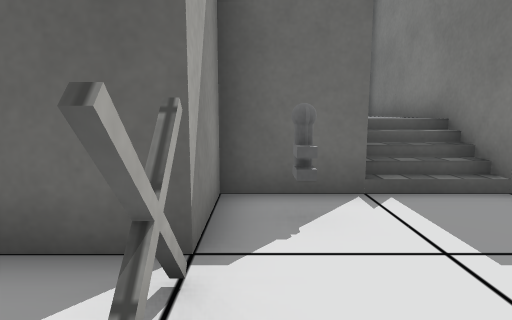
[1] (above)

13 first-person views from a walk through a Unity game level. The camera is 0.55 m above the floor, tilts 8° down and sees 75° across. The floor is counted in squares, 0.5 m on a side. Each view is taken from the middle of a square. On the plan, view 1 faces up. The plan holds only what a view shows up to about 13 squares ahead; the rest is blank. Some surface patterns are stand-ins.

[2]
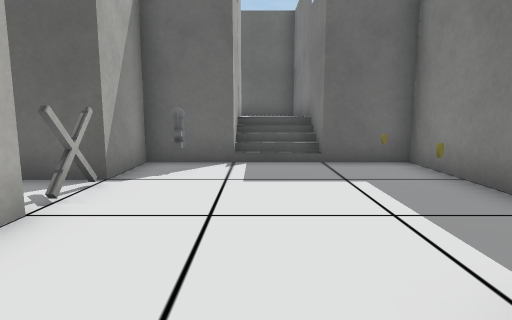

[3]
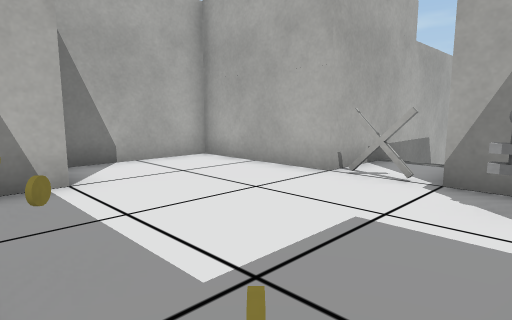

[4]
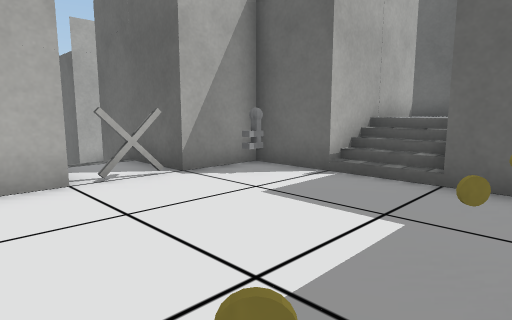

[5]
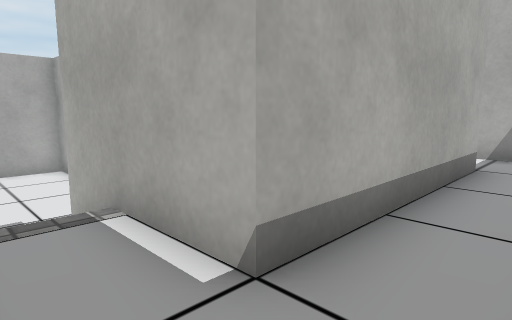

[6]
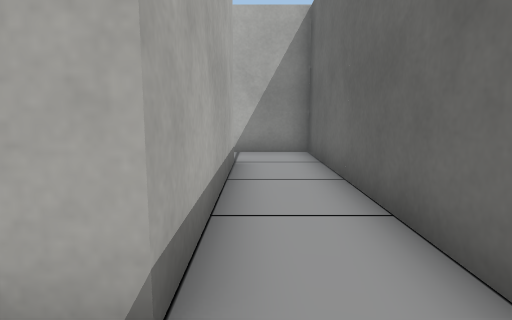

[7]
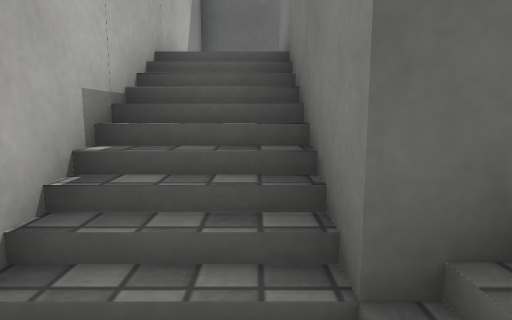

[8]
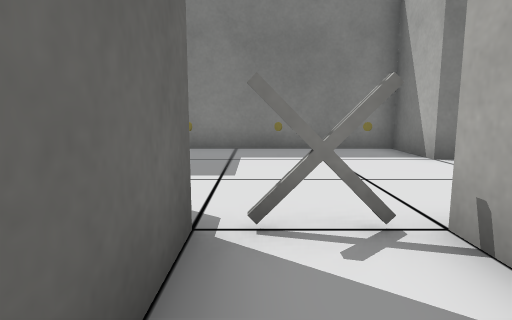

[9]
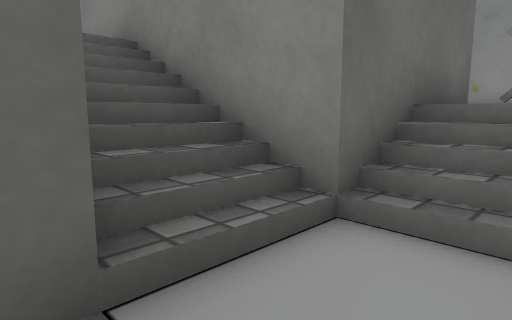

[10]
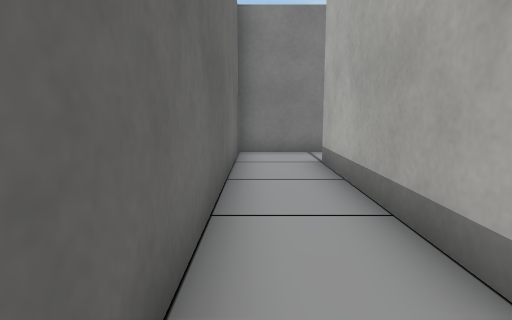

[11]
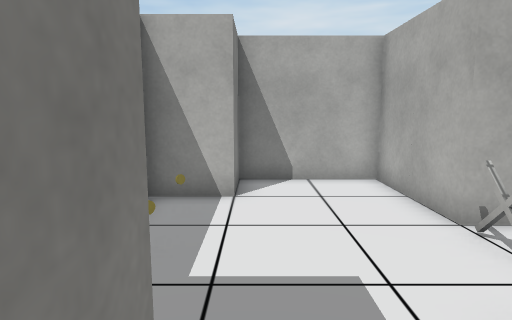

[12]
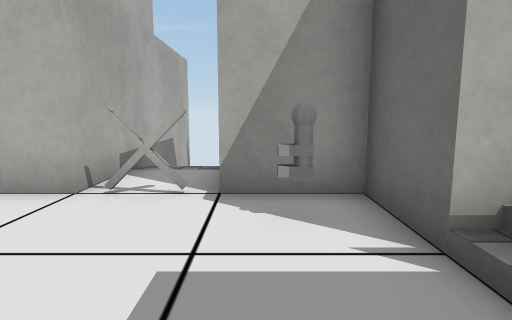

[13]
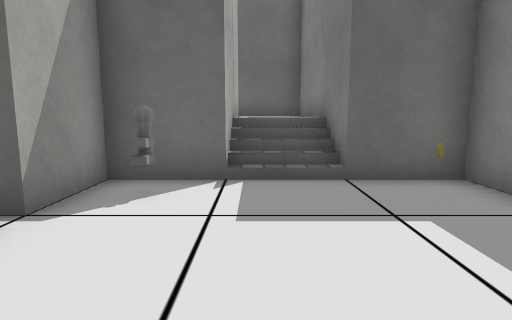

### Floor plan
Key: @ floor where view 1 was taken; # wall or solid block; . main floor; : floor 0.5 m higher than the main floor; - floor 0.5 m lower than the main floor; / step, stairs or slope; K key; O other object.
Columns run from 8 left of view 1 to 6 right of it. Each row starts with its distance up from view 1.
 11  ############
 10  #::::::::::#
  9  #::::::::::#
  8  #::######::#
  7  #  #    #::#
  6  #//#    #//#
  5  #//#  ###//###
  4  #//#  #......#
  3 ##//####K.....#
  2  /--//.O......#
  1 //--//.O......#
  0 ########@.....#
 -1        #......#
 -2        #....###
 -3        #....#
 -4        ######

Where each view was taken, in squares from view 1:
view 1: 0 up, 0 right, facing up
view 2: 3 down, 2 right, facing up
view 3: 4 up, 5 right, facing down-left
view 4: 1 down, 5 right, facing up-left
view 5: 10 up, 3 right, facing down-left
view 6: 9 up, 3 right, facing left
view 7: 1 up, 5 left, facing up
view 8: 2 up, 3 left, facing right
view 9: 1 up, 7 left, facing up-right
view 10: 10 up, 6 left, facing right
view 11: 6 up, 3 right, facing down
view 12: 3 up, 4 right, facing left
view 13: 1 down, 2 right, facing up
